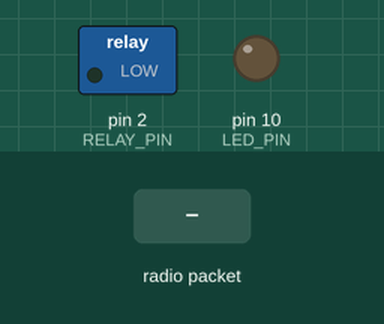
Simulated run of this sketch. Board: Arduino Uno, built with avr-gcc and run on an emulated ATmega328P. Parts: switched loads named in the sketch (green lamp = pin HIGH), output pins drawn as LEDs (lit = HIGH). Dashed ring = blinking. The inputs (shaded band) are chosen by the test bench. No radio packets arrive unless stated; what the sketch prints to the serial monitor is not drawn.

Above: at 0.1 s.
At 2.2 s:
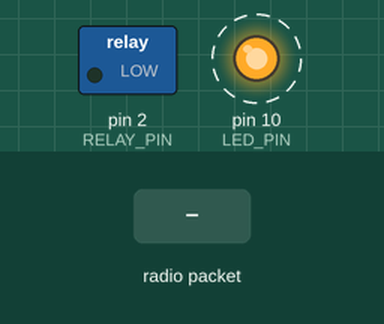
2.3 s: radio packet "1" arrives
Timing chart, 0 to 11.3 s (numbered marks = the images above; inputs shaded):
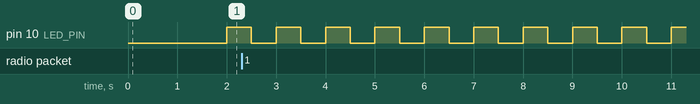

The sketch:

rx.ino
```cpp
#include <VirtualWire.h>

int RF_RX_PIN = 4;
int LED_PIN = 10;
int RELAY_PIN = 2;
bool state = false;
// the setup function runs once when you press reset or power the board
void setup() {
  pinMode(LED_PIN, OUTPUT);
  pinMode(RELAY_PIN, OUTPUT);
  Serial.begin(9600);
  delay(1000);
  Serial.print("setup");
  vw_set_rx_pin(RF_RX_PIN);  // Setup receive pin.
  vw_setup(2000); // Transmission speed in bits per second.
  vw_rx_start(); // Start the PLL receiver.
}

// the loop function runs over and over again forever
void loop() {
  uint8_t buf[VW_MAX_MESSAGE_LEN];
  uint8_t buflen = VW_MAX_MESSAGE_LEN;
  if(vw_get_message(buf, &buflen)) // non-blocking I/O
  {
    int i;
    // Message with a good checksum received, dump HEX
    Serial.print("Got: ");
    // Serial.print(buflen);
    // for(i = 0; i < buflen; ++i)
    // {
    //   Serial.print(buf[i], HEX);
    //   // Serial.print(" ");
    // //Serial.print(buf[i]);
    // }
    // Serial.println(" ");
    if (buflen == 1 && buf[0] == 1) {
      Serial.write("got signal");
      digitalWrite(LED_PIN, HIGH);
      digitalWrite(RELAY_PIN, HIGH);
      delay(2000);
      digitalWrite(LED_PIN, LOW);
      digitalWrite(RELAY_PIN, LOW);
    }
    Serial.print("#");
  }
  Serial.print(".");
  delay(500);
   digitalWrite(LED_PIN, state);
  // digitalWrite(RELAY_PIN, state);
  state = !state;
  // int buttonState = digitalRead(pushButton);
  // if (buttonState == HIGH && lastState == LOW) {  // trigger just pressed - send signal
  //   digitalWrite(LED_PIN, HIGH);
  //   const char *msg = "hello world";
  //   vw_send((uint8_t *)msg, strlen(msg));
  //   delay(1000);
  // }
  // if (lastState != buttonState) { // state changed, toggle LED
  //   digitalWrite(LED_PIN, buttonState);
  //   lastState = buttonState;
  // }

  // delay(1000);                      // wait for a second
  // digitalWrite(ledLight, LOW);   // turn the LED off by making the voltage LOW
}
```

Measured:
- by itself, pin 10 (LED_PIN): alternates HIGH for 0.50 s and LOW for 0.50 s
